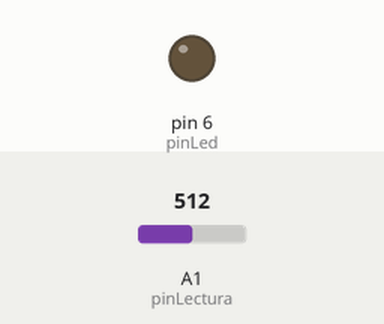
Simulated run of this sketch. Board: Arduino Uno, built with avr-gcc and run on an emulated ATmega328P. Parts: output pins drawn as LEDs (lit = HIGH). The test bench sets the inputs (shaded band); at power-on: A1 (pinLectura) = 512. What the sketch prints to the serial monitor is not drawn.

Above: at 1.2 s.
1.3 s: A1 (pinLectura) set to 716
At 1.65 s:
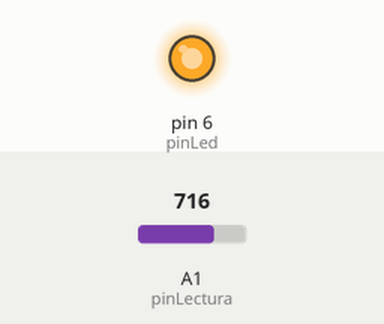
At 3.15 s:
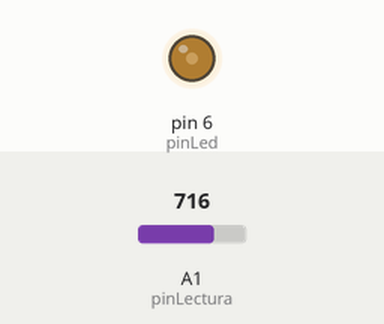
Timing chart, 0 to 10.3 s (numbered marks = the images above; inputs shaded):
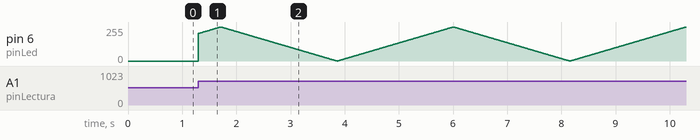

The sketch:

Manual_KBRU_P7_2.ino
```cpp
//Declaración de constantes
const int pinLectura = 1; //La lectura analógica la reslizaremos en el pin A0
const int pinLed = 6;


int contadorFade = 0;
int sentidoDeFade = 0;
int contadorDeCiclos = 0;

unsigned long milisActual =0;
unsigned long milisAnterior = 0;

void setup()
{
 //Inicializa la comunicación serial a 9600 bits por segundo
 Serial.begin(115200);//Aumentamos la velocidad de transferencia d elos datos para consumir menos tiempo al
                      //imprimir en el monitor serie.
                      //Recuerda modificar la velocidad del monitor serie en la esquina inferior derecha de la ventana
                      //para que conicida con la velocidad con la que se inicializa el puerto serie de la tarjeta Resistor UNO
 pinMode(pinLed, OUTPUT);

}


void loop()
{
 //Almacena la información de la entrada analógica en la variable “valorSensor”

 Serial.print("Coclo loop#: ");//Comenta esta línea para que el efecto fade sea un poco más rápido
 Serial.println(contadorDeCiclos++);//Comenta esta línea para que el efecto fade sea un poco más rápido
 int valorSensor = analogRead(pinLectura);//la función devuelve un número que se encuentra entre 0 y 1023 donde 0 corresponde a 0V y 1023 a 5v
 int tiempoDelay = map(valorSensor,0,1023, 1, 10);//Escalamos el "valorSensor" a un valor que se encuentre entre 0 y 10


  milisActual = millis();//Obtenemos el tiempo en ms que ha transcurrido desde que el programa inicio
  if ((milisActual - milisAnterior) > tiempoDelay ){//Si el tiempo trancurrido desde la pultima vriación a la variable "contadorFade"
    milisAnterior = milisActual;//Actualizamos el tiempo transcurrido desde que el programa inició hasta la última actualización

    if (sentidoDeFade ==0){
      //Sentido ascendente
      if(contadorFade<255){//Si no se ha alcanzado el límeite superior
        analogWrite(pinLed, contadorFade);
        contadorFade++;

      }
      else{
       //Si ya se alcanzó el límite superior
       sentidoDeFade = 1;
      }
    }
    else{
      //Sentido descendente
        if(contadorFade>0){//Si no se ha alcanzado el límite inferior
          analogWrite(pinLed, contadorFade);
          contadorFade--;

        }
      else{
        //Si ya se alzanzó el sentido descendente
        sentidoDeFade = 0;
      }
    }
  }


}
```
